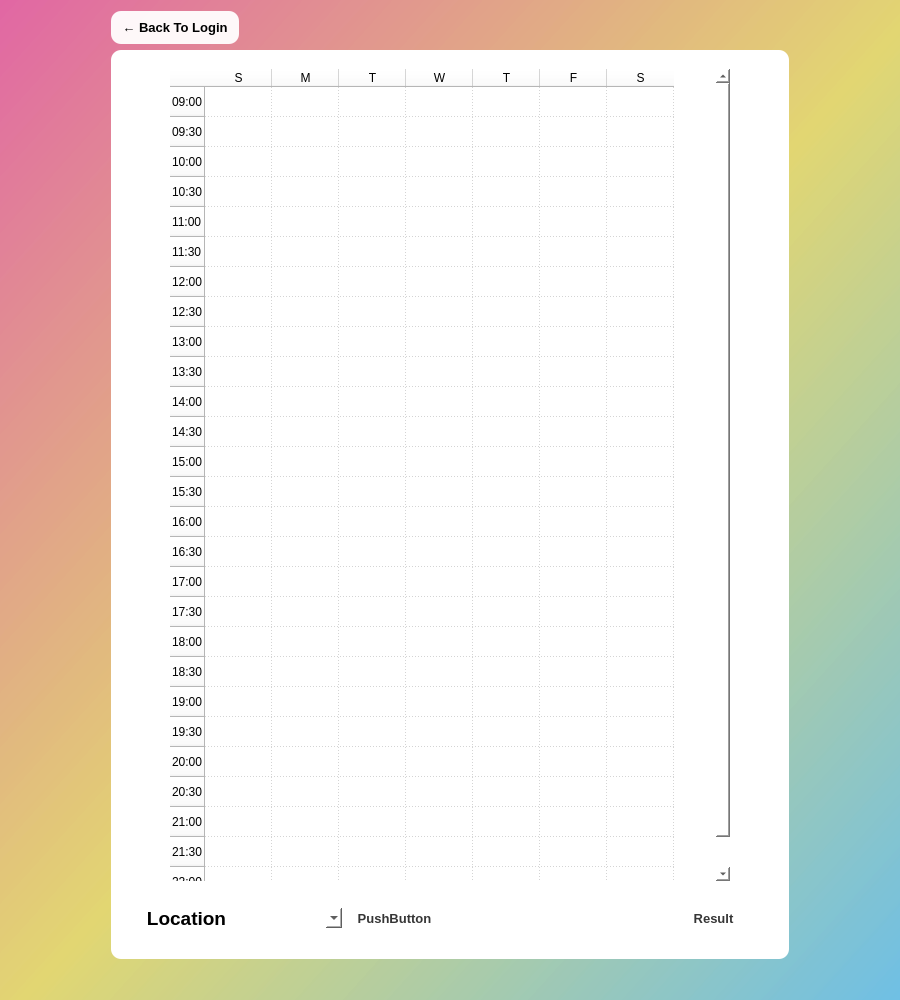
<?xml version="1.0" encoding="UTF-8"?>
<ui version="4.0">
 <class>Dialog</class>
 <widget class="QDialog" name="Dialog">
  <property name="geometry">
   <rect>
    <x>0</x>
    <y>0</y>
    <width>900</width>
    <height>1000</height>
   </rect>
  </property>
  <property name="windowTitle">
   <string>Dialog</string>
  </property>
  <property name="styleSheet">
   <string notr="true">background-color : qlineargradient(spread:pad, x1:0, y1:0, x2:1, y2:1, stop:0 rgba(223, 95, 159, 200), stop:0.513812 rgba(224, 212, 107, 200), stop:1 rgba(103, 188, 228, 200));</string>
  </property>
  <layout class="QGridLayout" name="gridLayout_2">
   <item row="0" column="0">
    <layout class="QGridLayout" name="gridLayout">
     <item row="2" column="1">
      <widget class="QWidget" name="widget" native="true">
       <property name="styleSheet">
        <string notr="true">background-color: rgb(255, 255, 255);

border-radius : 10px;</string>
       </property>
       <layout class="QVBoxLayout" name="verticalLayout_2">
        <item>
         <layout class="QVBoxLayout" name="verticalLayout" stretch="0,9,1,0">
          <item>
           <spacer name="verticalSpacer_5">
            <property name="orientation">
             <enum>Qt::Vertical</enum>
            </property>
            <property name="sizeType">
             <enum>QSizePolicy::Fixed</enum>
            </property>
            <property name="sizeHint" stdset="0">
             <size>
              <width>20</width>
              <height>10</height>
             </size>
            </property>
           </spacer>
          </item>
          <item>
           <layout class="QGridLayout" name="gridLayout_3">
            <item row="0" column="0">
             <spacer name="horizontalSpacer_3">
              <property name="orientation">
               <enum>Qt::Horizontal</enum>
              </property>
              <property name="sizeType">
               <enum>QSizePolicy::Fixed</enum>
              </property>
              <property name="sizeHint" stdset="0">
               <size>
                <width>50</width>
                <height>20</height>
               </size>
              </property>
             </spacer>
            </item>
            <item row="0" column="3">
             <spacer name="horizontalSpacer_4">
              <property name="orientation">
               <enum>Qt::Horizontal</enum>
              </property>
              <property name="sizeType">
               <enum>QSizePolicy::Fixed</enum>
              </property>
              <property name="sizeHint" stdset="0">
               <size>
                <width>50</width>
                <height>20</height>
               </size>
              </property>
             </spacer>
            </item>
            <item row="0" column="2">
             <widget class="QTableWidget" name="time_table">
              <property name="styleSheet">
               <string notr="true">selection-color: rgba(64, 255, 240, 150);
selection-background-color: rgba(64, 255, 240, 150);</string>
              </property>
              <property name="selectionMode">
               <enum>QAbstractItemView::MultiSelection</enum>
              </property>
              <property name="gridStyle">
               <enum>Qt::DotLine</enum>
              </property>
              <property name="rowCount">
               <number>27</number>
              </property>
              <property name="columnCount">
               <number>7</number>
              </property>
              <attribute name="horizontalHeaderDefaultSectionSize">
               <number>67</number>
              </attribute>
              <row>
               <property name="text">
                <string>09:00</string>
               </property>
              </row>
              <row>
               <property name="text">
                <string>09:30</string>
               </property>
              </row>
              <row>
               <property name="text">
                <string>10:00</string>
               </property>
              </row>
              <row>
               <property name="text">
                <string>10:30</string>
               </property>
              </row>
              <row>
               <property name="text">
                <string>11:00</string>
               </property>
              </row>
              <row>
               <property name="text">
                <string>11:30</string>
               </property>
              </row>
              <row>
               <property name="text">
                <string>12:00</string>
               </property>
              </row>
              <row>
               <property name="text">
                <string>12:30</string>
               </property>
              </row>
              <row>
               <property name="text">
                <string>13:00</string>
               </property>
              </row>
              <row>
               <property name="text">
                <string>13:30</string>
               </property>
              </row>
              <row>
               <property name="text">
                <string>14:00</string>
               </property>
              </row>
              <row>
               <property name="text">
                <string>14:30</string>
               </property>
              </row>
              <row>
               <property name="text">
                <string>15:00</string>
               </property>
              </row>
              <row>
               <property name="text">
                <string>15:30</string>
               </property>
              </row>
              <row>
               <property name="text">
                <string>16:00</string>
               </property>
              </row>
              <row>
               <property name="text">
                <string>16:30</string>
               </property>
              </row>
              <row>
               <property name="text">
                <string>17:00</string>
               </property>
              </row>
              <row>
               <property name="text">
                <string>17:30</string>
               </property>
              </row>
              <row>
               <property name="text">
                <string>18:00</string>
               </property>
              </row>
              <row>
               <property name="text">
                <string>18:30</string>
               </property>
              </row>
              <row>
               <property name="text">
                <string>19:00</string>
               </property>
              </row>
              <row>
               <property name="text">
                <string>19:30</string>
               </property>
              </row>
              <row>
               <property name="text">
                <string>20:00</string>
               </property>
              </row>
              <row>
               <property name="text">
                <string>20:30</string>
               </property>
              </row>
              <row>
               <property name="text">
                <string>21:00</string>
               </property>
              </row>
              <row>
               <property name="text">
                <string>21:30</string>
               </property>
              </row>
              <row>
               <property name="text">
                <string>22:00</string>
               </property>
              </row>
              <column>
               <property name="text">
                <string>S</string>
               </property>
              </column>
              <column>
               <property name="text">
                <string>M</string>
               </property>
              </column>
              <column>
               <property name="text">
                <string>T</string>
               </property>
              </column>
              <column>
               <property name="text">
                <string>W</string>
               </property>
              </column>
              <column>
               <property name="text">
                <string>T</string>
               </property>
              </column>
              <column>
               <property name="text">
                <string>F</string>
               </property>
              </column>
              <column>
               <property name="text">
                <string>S</string>
               </property>
              </column>
             </widget>
            </item>
            <item row="1" column="2">
             <spacer name="verticalSpacer_3">
              <property name="orientation">
               <enum>Qt::Vertical</enum>
              </property>
              <property name="sizeType">
               <enum>QSizePolicy::Fixed</enum>
              </property>
              <property name="sizeHint" stdset="0">
               <size>
                <width>20</width>
                <height>20</height>
               </size>
              </property>
             </spacer>
            </item>
           </layout>
          </item>
          <item>
           <layout class="QHBoxLayout" name="horizontalLayout">
            <item>
             <spacer name="horizontalSpacer_9">
              <property name="orientation">
               <enum>Qt::Horizontal</enum>
              </property>
              <property name="sizeType">
               <enum>QSizePolicy::Fixed</enum>
              </property>
              <property name="sizeHint" stdset="0">
               <size>
                <width>20</width>
                <height>20</height>
               </size>
              </property>
             </spacer>
            </item>
            <item>
             <widget class="QLabel" name="label">
              <property name="styleSheet">
               <string notr="true">color:rgb(0, 0, 0);
background-color: rgb(255, 255, 255);

font-weight : 600;
font-family : 'Dosis';
font-size : 14pt;</string>
              </property>
              <property name="text">
               <string>Location</string>
              </property>
              <property name="alignment">
               <set>Qt::AlignCenter</set>
              </property>
             </widget>
            </item>
            <item>
             <spacer name="horizontalSpacer_7">
              <property name="orientation">
               <enum>Qt::Horizontal</enum>
              </property>
              <property name="sizeType">
               <enum>QSizePolicy::Minimum</enum>
              </property>
              <property name="sizeHint" stdset="0">
               <size>
                <width>10</width>
                <height>20</height>
               </size>
              </property>
             </spacer>
            </item>
            <item>
             <widget class="QComboBox" name="locateselect_combobox">
              <property name="styleSheet">
               <string notr="true">background-color: rgba(255, 255, 255, 240);

font-weight : 400;
font-family : 'Dosis';
font-size : 11pt;

border-radius : 4px;</string>
              </property>
             </widget>
            </item>
            <item>
             <widget class="QPushButton" name="makescedule_button">
              <property name="styleSheet">
               <string notr="true">color : rgb(54, 54, 54);
background-color: rgba(255, 255, 255, 240);

font-family : 'Dosis';
font-weight : bold;
font-size : 10pt;

border-radius : 8px;</string>
              </property>
              <property name="text">
               <string>PushButton</string>
              </property>
             </widget>
            </item>
            <item>
             <spacer name="horizontalSpacer_6">
              <property name="orientation">
               <enum>Qt::Horizontal</enum>
              </property>
              <property name="sizeType">
               <enum>QSizePolicy::Minimum</enum>
              </property>
              <property name="sizeHint" stdset="0">
               <size>
                <width>220</width>
                <height>20</height>
               </size>
              </property>
             </spacer>
            </item>
            <item>
             <widget class="QPushButton" name="showResult_button">
              <property name="styleSheet">
               <string notr="true">color : rgb(54, 54, 54);
background-color: rgba(255, 255, 255, 240);

font-family : 'Dosis';
font-weight : bold;
font-size : 10pt;

border-radius : 8px;</string>
              </property>
              <property name="text">
               <string>Result</string>
              </property>
             </widget>
            </item>
            <item>
             <spacer name="horizontalSpacer_8">
              <property name="orientation">
               <enum>Qt::Horizontal</enum>
              </property>
              <property name="sizeType">
               <enum>QSizePolicy::Fixed</enum>
              </property>
              <property name="sizeHint" stdset="0">
               <size>
                <width>20</width>
                <height>20</height>
               </size>
              </property>
             </spacer>
            </item>
           </layout>
          </item>
          <item>
           <spacer name="verticalSpacer_4">
            <property name="orientation">
             <enum>Qt::Vertical</enum>
            </property>
            <property name="sizeType">
             <enum>QSizePolicy::Fixed</enum>
            </property>
            <property name="sizeHint" stdset="0">
             <size>
              <width>20</width>
              <height>20</height>
             </size>
            </property>
           </spacer>
          </item>
         </layout>
        </item>
       </layout>
      </widget>
     </item>
     <item row="0" column="0">
      <spacer name="verticalSpacer">
       <property name="orientation">
        <enum>Qt::Vertical</enum>
       </property>
       <property name="sizeType">
        <enum>QSizePolicy::Fixed</enum>
       </property>
       <property name="sizeHint" stdset="0">
        <size>
         <width>20</width>
         <height>20</height>
        </size>
       </property>
      </spacer>
     </item>
     <item row="2" column="0">
      <spacer name="horizontalSpacer">
       <property name="orientation">
        <enum>Qt::Horizontal</enum>
       </property>
       <property name="sizeType">
        <enum>QSizePolicy::Minimum</enum>
       </property>
       <property name="sizeHint" stdset="0">
        <size>
         <width>100</width>
         <height>20</height>
        </size>
       </property>
      </spacer>
     </item>
     <item row="0" column="1">
      <layout class="QHBoxLayout" name="horizontalLayout_3">
       <item>
        <widget class="QWidget" name="widget_2" native="true">
         <property name="styleSheet">
          <string notr="true">background-color: rgba(255, 255, 255, 240);

border-radius : 10px;</string>
         </property>
         <layout class="QGridLayout" name="gridLayout_4">
          <item row="0" column="0">
           <widget class="QPushButton" name="gotologin_button">
            <property name="styleSheet">
             <string notr="true">color:rgb(0, 0, 0);
background-color: rgba(255, 255, 255, 0);

font-weight : 600;
font-family : 'Dosis';
font-size : 10pt;</string>
            </property>
            <property name="text">
             <string>← Back To Login</string>
            </property>
           </widget>
          </item>
         </layout>
        </widget>
       </item>
       <item>
        <spacer name="horizontalSpacer_5">
         <property name="orientation">
          <enum>Qt::Horizontal</enum>
         </property>
         <property name="sizeType">
          <enum>QSizePolicy::Minimum</enum>
         </property>
         <property name="sizeHint" stdset="0">
          <size>
           <width>550</width>
           <height>20</height>
          </size>
         </property>
        </spacer>
       </item>
      </layout>
     </item>
    </layout>
   </item>
   <item row="0" column="1">
    <spacer name="horizontalSpacer_2">
     <property name="orientation">
      <enum>Qt::Horizontal</enum>
     </property>
     <property name="sizeType">
      <enum>QSizePolicy::Minimum</enum>
     </property>
     <property name="sizeHint" stdset="0">
      <size>
       <width>100</width>
       <height>20</height>
      </size>
     </property>
    </spacer>
   </item>
   <item row="1" column="0">
    <spacer name="verticalSpacer_2">
     <property name="orientation">
      <enum>Qt::Vertical</enum>
     </property>
     <property name="sizeType">
      <enum>QSizePolicy::Minimum</enum>
     </property>
     <property name="sizeHint" stdset="0">
      <size>
       <width>20</width>
       <height>30</height>
      </size>
     </property>
    </spacer>
   </item>
  </layout>
 </widget>
 <resources/>
 <connections/>
</ui>
